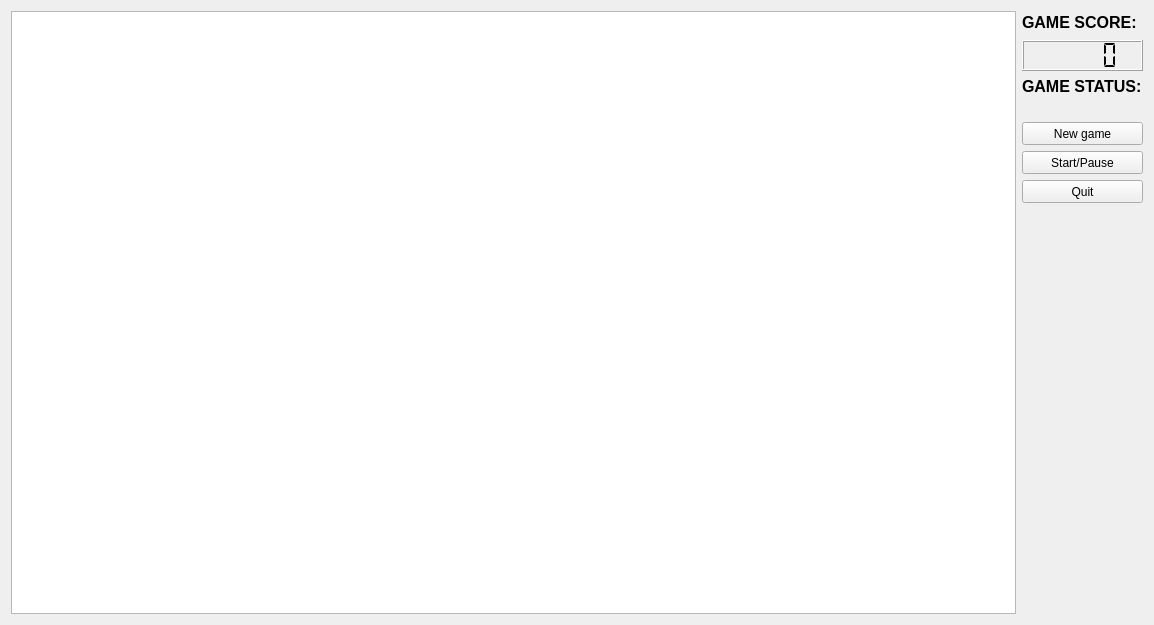
<?xml version="1.0" encoding="UTF-8"?>
<ui version="4.0">
 <class>Widget</class>
 <widget class="QWidget" name="Widget">
  <property name="geometry">
   <rect>
    <x>0</x>
    <y>0</y>
    <width>1154</width>
    <height>625</height>
   </rect>
  </property>
  <property name="windowTitle">
   <string>Widget</string>
  </property>
  <layout class="QGridLayout" name="gridLayout">
   <item row="0" column="0">
    <widget class="QGraphicsView" name="graphicsView">
     <property name="minimumSize">
      <size>
       <width>1000</width>
       <height>600</height>
      </size>
     </property>
    </widget>
   </item>
   <item row="0" column="1">
    <layout class="QVBoxLayout" name="verticalLayout">
     <item>
      <widget class="QLabel" name="label">
       <property name="sizePolicy">
        <sizepolicy hsizetype="Fixed" vsizetype="Preferred">
         <horstretch>0</horstretch>
         <verstretch>0</verstretch>
        </sizepolicy>
       </property>
       <property name="minimumSize">
        <size>
         <width>121</width>
         <height>23</height>
        </size>
       </property>
       <property name="maximumSize">
        <size>
         <width>121</width>
         <height>23</height>
        </size>
       </property>
       <property name="font">
        <font>
         <family>Tahoma</family>
         <pointsize>12</pointsize>
         <weight>75</weight>
         <bold>true</bold>
        </font>
       </property>
       <property name="text">
        <string>GAME SCORE:</string>
       </property>
      </widget>
     </item>
     <item>
      <widget class="QLCDNumber" name="lcdDisplay">
       <property name="sizePolicy">
        <sizepolicy hsizetype="Fixed" vsizetype="Minimum">
         <horstretch>0</horstretch>
         <verstretch>0</verstretch>
        </sizepolicy>
       </property>
       <property name="minimumSize">
        <size>
         <width>121</width>
         <height>31</height>
        </size>
       </property>
       <property name="maximumSize">
        <size>
         <width>121</width>
         <height>31</height>
        </size>
       </property>
       <property name="segmentStyle">
        <enum>QLCDNumber::Flat</enum>
       </property>
      </widget>
     </item>
     <item>
      <widget class="QLabel" name="label_2">
       <property name="font">
        <font>
         <family>Tahoma</family>
         <pointsize>12</pointsize>
         <weight>75</weight>
         <bold>true</bold>
        </font>
       </property>
       <property name="text">
        <string>GAME STATUS:</string>
       </property>
      </widget>
     </item>
     <item>
      <widget class="QLabel" name="lblGameStatus">
       <property name="text">
        <string/>
       </property>
      </widget>
     </item>
     <item>
      <widget class="QPushButton" name="btnNewGame">
       <property name="sizePolicy">
        <sizepolicy hsizetype="Fixed" vsizetype="Fixed">
         <horstretch>0</horstretch>
         <verstretch>0</verstretch>
        </sizepolicy>
       </property>
       <property name="minimumSize">
        <size>
         <width>121</width>
         <height>23</height>
        </size>
       </property>
       <property name="maximumSize">
        <size>
         <width>121</width>
         <height>23</height>
        </size>
       </property>
       <property name="text">
        <string>New game</string>
       </property>
      </widget>
     </item>
     <item>
      <widget class="QPushButton" name="btnPause">
       <property name="sizePolicy">
        <sizepolicy hsizetype="Fixed" vsizetype="Fixed">
         <horstretch>0</horstretch>
         <verstretch>0</verstretch>
        </sizepolicy>
       </property>
       <property name="minimumSize">
        <size>
         <width>121</width>
         <height>23</height>
        </size>
       </property>
       <property name="maximumSize">
        <size>
         <width>121</width>
         <height>23</height>
        </size>
       </property>
       <property name="text">
        <string>Start/Pause</string>
       </property>
      </widget>
     </item>
     <item>
      <widget class="QPushButton" name="btnQuit">
       <property name="sizePolicy">
        <sizepolicy hsizetype="Fixed" vsizetype="Fixed">
         <horstretch>0</horstretch>
         <verstretch>0</verstretch>
        </sizepolicy>
       </property>
       <property name="minimumSize">
        <size>
         <width>121</width>
         <height>23</height>
        </size>
       </property>
       <property name="maximumSize">
        <size>
         <width>121</width>
         <height>23</height>
        </size>
       </property>
       <property name="text">
        <string>Quit</string>
       </property>
      </widget>
     </item>
     <item>
      <spacer name="verticalSpacer">
       <property name="orientation">
        <enum>Qt::Vertical</enum>
       </property>
       <property name="sizeHint" stdset="0">
        <size>
         <width>20</width>
         <height>40</height>
        </size>
       </property>
      </spacer>
     </item>
    </layout>
   </item>
  </layout>
 </widget>
 <layoutdefault spacing="6" margin="11"/>
 <resources/>
 <connections>
  <connection>
   <sender>btnQuit</sender>
   <signal>clicked()</signal>
   <receiver>Widget</receiver>
   <slot>close()</slot>
   <hints>
    <hint type="sourcelabel">
     <x>1074</x>
     <y>134</y>
    </hint>
    <hint type="destinationlabel">
     <x>1098</x>
     <y>288</y>
    </hint>
   </hints>
  </connection>
 </connections>
</ui>
